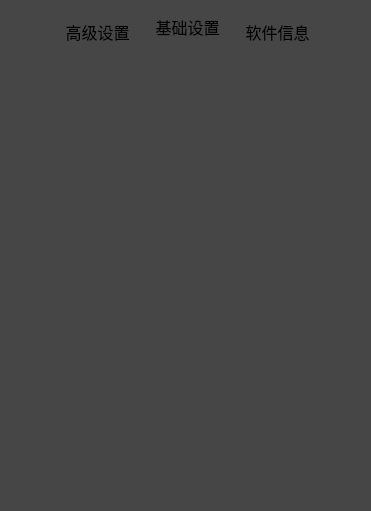
   <widget class="QWidget" name="settingWidget" native="true">
    <property name="geometry">
     <rect>
      <x>530</x>
      <y>10</y>
      <width>371</width>
      <height>511</height>
     </rect>
    </property>
    <property name="styleSheet">
     <string notr="true">
    border-radius: 20px;
    background-color: rgb(70, 70, 70);


</string>
    </property>
    <widget class="QFrame" name="itemFrame">
     <property name="geometry">
      <rect>
       <x>0</x>
       <y>0</y>
       <width>371</width>
       <height>71</height>
      </rect>
     </property>
     <property name="styleSheet">
      <string notr="true">background-color: rgba(0, 0, 0, 0);
border-color: rgba(0, 0, 0, 0);</string>
     </property>
     <property name="frameShape">
      <enum>QFrame::Shape::Box</enum>
     </property>
     <property name="frameShadow">
      <enum>QFrame::Shadow::Raised</enum>
     </property>
     <property name="lineWidth">
      <number>0</number>
     </property>
     <widget class="QPushButton" name="pushButton_3">
      <property name="geometry">
       <rect>
        <x>10</x>
        <y>0</y>
        <width>31</width>
        <height>51</height>
       </rect>
      </property>
      <property name="cursor">
       <cursorShape>PointingHandCursor</cursorShape>
      </property>
      <property name="styleSheet">
       <string notr="true">
    border-radius: 20px;
background-color: rgba(0, 0, 0, 0);


</string>
      </property>
      <property name="text">
       <string/>
      </property>
      <property name="icon">
       <iconset>
        <normaloff>ico/back_turn.png</normaloff>ico/back_turn.png</iconset>
      </property>
      <property name="iconSize">
       <size>
        <width>28</width>
        <height>28</height>
       </size>
      </property>
     </widget>
     <widget class="QPushButton" name="pushButton_4">
      <property name="geometry">
       <rect>
        <x>330</x>
        <y>0</y>
        <width>31</width>
        <height>51</height>
       </rect>
      </property>
      <property name="cursor">
       <cursorShape>PointingHandCursor</cursorShape>
      </property>
      <property name="styleSheet">
       <string notr="true">background-color: rgba(0, 0, 0, 0);
    border-radius: 20px;
</string>
      </property>
      <property name="text">
       <string/>
      </property>
      <property name="icon">
       <iconset>
        <normaloff>ico/back.png</normaloff>ico/back.png</iconset>
      </property>
      <property name="iconSize">
       <size>
        <width>28</width>
        <height>28</height>
       </size>
      </property>
     </widget>
     <widget class="QPushButton" name="basicSettingsPushButton">
      <property name="geometry">
       <rect>
        <x>150</x>
        <y>15</y>
        <width>75</width>
        <height>23</height>
       </rect>
      </property>
      <property name="font">
       <font>
        <family>Microsoft YaHei</family>
        <pointsize>12</pointsize>
       </font>
      </property>
      <property name="text">
       <string>基础设置</string>
      </property>
     </widget>
     <widget class="QPushButton" name="softwareInformationPushButton">
      <property name="geometry">
       <rect>
        <x>240</x>
        <y>20</y>
        <width>75</width>
        <height>23</height>
       </rect>
      </property>
      <property name="font">
       <font>
        <family>Microsoft YaHei</family>
        <pointsize>12</pointsize>
       </font>
      </property>
      <property name="text">
       <string>软件信息</string>
      </property>
     </widget>
     <widget class="QPushButton" name="advancedSettingsPushButton">
      <property name="geometry">
       <rect>
        <x>60</x>
        <y>20</y>
        <width>75</width>
        <height>23</height>
       </rect>
      </property>
      <property name="font">
       <font>
        <family>Microsoft YaHei</family>
        <pointsize>12</pointsize>
       </font>
      </property>
      <property name="text">
       <string>高级设置</string>
      </property>
     </widget>
     <widget class="QLabel" name="redLine">
      <property name="geometry">
       <rect>
        <x>150</x>
        <y>40</y>
        <width>75</width>
        <height>3</height>
       </rect>
      </property>
      <property name="text">
       <string/>
      </property>
      <property name="pixmap">
       <pixmap>ico/RedLine.png</pixmap>
      </property>
      <property name="scaledContents">
       <bool>true</bool>
      </property>
     </widget>
    </widget>
   </widget>
